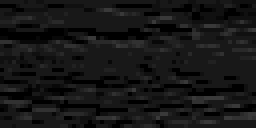
#> input picture stone-tile-investigation/source-stone-tile.png, 64 x 32 px (shown 4 times larger)
$ python generate_stone_tile.py
#> lines starting #> are read from the running program, lines starting #| are printed output that depends on the picture
#!/usr/bin/env python3
"""Generate novel, perfectly periodic stone tiles in the Smash 64 CSS style.

The generator never copies source pixels. It learns only the reference tile's
palette, histogram, and structural statistics, builds candidates from periodic
Fourier fields, then keeps the closest-scoring candidate.
"""

from __future__ import annotations

import argparse
import json
import math
from pathlib import Path
from typing import Any

import numpy as np
from PIL import Image, ImageDraw


ROOT = Path(__file__).resolve().parents[1]
DEFAULT_REFERENCE = ROOT / "stone-tile-investigation/source-stone-tile.png"
DEFAULT_OUTPUT = Path(__file__).resolve().parent / "generated"
DEFAULT_PALETTE = np.array([0, 8, 16, 24, 33, 41, 49, 57], dtype=np.uint8)


def parse_args() -> argparse.Namespace:
    parser = argparse.ArgumentParser(description=__doc__)
    parser.add_argument("--seed", type=int, default=64, help="master seed")
    parser.add_argument(
        "--candidates",
        type=int,
        default=128,
        help="deterministic candidates to rank against the reference",
    )
    parser.add_argument("--width", type=int, default=64)
    parser.add_argument("--height", type=int, default=32)
    parser.add_argument("--scale", type=int, default=8, help="preview pixel scale")
    parser.add_argument("--reference", type=Path, default=DEFAULT_REFERENCE)
    parser.add_argument("--output-dir", type=Path, default=DEFAULT_OUTPUT)
    parser.add_argument("--name", default="procedural-stone")
    return parser.parse_args()


def load_grayscale(path: Path) -> np.ndarray:
    with Image.open(path) as image:
        rgb = np.asarray(image.convert("RGB"), dtype=np.uint8)
    if not np.array_equal(rgb[:, :, 0], rgb[:, :, 1]) or not np.array_equal(
        rgb[:, :, 1], rgb[:, :, 2]
    ):
        raise ValueError(f"reference must be grayscale: {path}")
    return rgb[:, :, 0]


def palette_model(reference: np.ndarray) -> tuple[np.ndarray, np.ndarray]:
    palette, counts = np.unique(reference, return_counts=True)
    probabilities = counts.astype(np.float64) / counts.sum()
    return palette.astype(np.uint8), probabilities


def periodic_noise(
    rng: np.random.Generator,
    height: int,
    width: int,
    cutoff_x: float,
    cutoff_y: float,
) -> np.ndarray:
    """Return seamless anisotropic noise synthesized directly on a torus."""
    white = rng.normal(size=(height, width))
    spectrum = np.fft.fft2(white)
    frequency_x = np.fft.fftfreq(width)[None, :]
    frequency_y = np.fft.fftfreq(height)[:, None]
    low_pass = np.exp(
        -0.5
        * (
            (frequency_x / cutoff_x) ** 2
            + (frequency_y / cutoff_y) ** 2
        )
    )
    noise = np.fft.ifft2(spectrum * low_pass).real
    return (noise - noise.mean()) / (noise.std() + 1e-12)


def histogram_quantize(
    field: np.ndarray,
    palette: np.ndarray,
    probabilities: np.ndarray,
) -> np.ndarray:
    """Quantize while preserving the source palette distribution exactly."""
    flat = field.ravel()
    order = np.argsort(flat, kind="stable")
    indices = np.empty(flat.size, dtype=np.uint8)
    counts = np.floor(probabilities * flat.size).astype(int)
    remainder = flat.size - int(counts.sum())
    # Put rounding residue into the dominant midtone, as the source does.
    counts[int(np.argmax(probabilities))] += remainder

    start = 0
    for palette_index, count in enumerate(counts):
        indices[order[start : start + count]] = palette_index
        start += count
    return palette[indices.reshape(field.shape)]


def periodic_chisels(
    rng: np.random.Generator,
    height: int,
    width: int,
) -> tuple[np.ndarray, int]:
    """Build a few broad, beveled cuts that wrap across both tile axes."""
    x = np.arange(width, dtype=np.float64)[None, :]
    y = np.arange(height, dtype=np.float64)[:, None]
    output = np.zeros((height, width), dtype=np.float64)
    stroke_count = int(rng.integers(6, 10))
    for _ in range(stroke_count):
        center_x = rng.uniform(0, width)
        center_y = rng.uniform(0, height)
        radius_x = rng.uniform(5.0, 12.0) * (width / 64)
        radius_y = rng.uniform(1.2, 2.8) * (height / 32)
        slope = rng.uniform(-0.05, 0.05)
        depth = rng.uniform(0.7, 1.45)
        dx = (x - center_x + width * 1.5) % width - width / 2
        local_center_y = center_y + slope * dx
        dy = (y - local_center_y + height * 1.5) % height - height / 2
        shape = (np.abs(dx) / radius_x) ** 4 + (dy / radius_y) ** 2
        mask = shape < 1
        output[mask] -= depth * (0.58 + 0.42 * (1 - shape[mask]))
    return output, stroke_count


def periodic_plates(
    rng: np.random.Generator,
    height: int,
    width: int,
) -> tuple[np.ndarray, int]:
    """Build broad, nearly horizontal stone faces on the same torus."""
    x = np.arange(width, dtype=np.float64)[None, :]
    y = np.arange(height, dtype=np.float64)[:, None]
    output = np.zeros((height, width), dtype=np.float64)
    plate_count = int(rng.integers(4, 8))
    for _ in range(plate_count):
        center_x = rng.uniform(0, width)
        center_y = rng.uniform(0, height)
        radius_x = rng.uniform(7.0, 17.0) * (width / 64)
        radius_y = rng.uniform(2.5, 6.0) * (height / 32)
        slope = rng.uniform(-0.045, 0.045)
        raised = rng.uniform(0.55, 1.15)
        dx = (x - center_x + width * 1.5) % width - width / 2
        local_center_y = center_y + slope * dx
        dy = (y - local_center_y + height * 1.5) % height - height / 2
        shape = (np.abs(dx) / radius_x) ** 4 + (np.abs(dy) / radius_y) ** 4
        mask = shape < 1
        output[mask] += raised * (0.46 + 0.54 * (1 - shape[mask]))
    return output, plate_count


def generate_candidate(
    seed: int,
    width: int,
    height: int,
    palette: np.ndarray,
    probabilities: np.ndarray,
) -> tuple[np.ndarray, dict[str, float]]:
    """Generate one novel tile from periodic fields and directional lighting."""
    rng = np.random.default_rng(seed)

    broad = periodic_noise(
        rng,
        height,
        width,
        rng.uniform(0.018, 0.032),
        rng.uniform(0.040, 0.070),
    )
    strata = periodic_noise(
        rng,
        height,
        width,
        rng.uniform(0.030, 0.055),
        rng.uniform(0.130, 0.220),
    )
    detail = periodic_noise(
        rng,
        height,
        width,
        rng.uniform(0.100, 0.170),
        rng.uniform(0.220, 0.340),
    )
    warp = periodic_noise(
        rng,
        height,
        width,
        rng.uniform(0.015, 0.028),
        rng.uniform(0.045, 0.080),
    )
    chisels, chisel_count = periodic_chisels(rng, height, width)
    plates, plate_count = periodic_plates(rng, height, width)

    y = np.arange(height, dtype=np.float64)[:, None]
    course_size = rng.uniform(8.0, 12.0) * (height / 32)
    fine_course_size = rng.uniform(5.5, 7.5) * (height / 32)
    bands = np.sin(2 * np.pi * (y / course_size + rng.uniform(0.08, 0.15) * warp))
    bands += rng.uniform(0.18, 0.32) * np.sin(
        2
        * np.pi
        * (y / fine_course_size + rng.uniform(0.03, 0.08) * warp + rng.uniform(0, 2))
    )

    detail_weight = rng.uniform(0.12, 0.20)
    chisel_weight = rng.uniform(0.80, 1.10)
    plate_weight = rng.uniform(0.65, 0.90)
    field = (
        rng.uniform(0.06, 0.12) * broad
        + rng.uniform(0.12, 0.22) * strata
        + detail_weight * detail
        + chisel_weight * chisels
        + plate_weight * plates
        + rng.uniform(0.03, 0.08) * bands
    )

    # A top-biased relief pass produces the source tile's thin ledges and
    # deep undercuts. np.roll is periodic, so no edge receives special cases.
    light_y = rng.uniform(4.50, 6.50)
    light_x = rng.uniform(0.04, 0.11)
    shaded = field.copy()
    shaded += light_y * (
        np.roll(field, 1, axis=0) - np.roll(field, -1, axis=0)
    )
    shaded += light_x * (
        np.roll(field, 1, axis=1) - np.roll(field, -1, axis=1)
    )

    tile = histogram_quantize(shaded, palette, probabilities)
    parameters = {
        "course_size": float(course_size),
        "fine_course_size": float(fine_course_size),
        "detail_weight": float(detail_weight),
        "chisel_count": float(chisel_count),
        "chisel_weight": float(chisel_weight),
        "plate_count": float(plate_count),
        "plate_weight": float(plate_weight),
        "light_y": float(light_y),
        "light_x": float(light_x),
    }
    return tile, parameters


def mean_run_length(array: np.ndarray, transpose: bool = False) -> float:
    lines = array.T if transpose else array
    lengths: list[int] = []
    for line in lines:
        start = 0
        for index in range(1, len(line) + 1):
            if index == len(line) or line[index] != line[start]:
                lengths.append(index - start)
                start = index
    return float(np.mean(lengths))


def neighbor_correlation(array: np.ndarray, axis: int) -> float:
    left = array.astype(np.float64).ravel()
    right = np.roll(array, -1, axis=axis).astype(np.float64).ravel()
    if left.std() == 0 or right.std() == 0:
        return 0.0
    return float(np.corrcoef(left, right)[0, 1])


def texture_metrics(array: np.ndarray, palette: np.ndarray) -> dict[str, Any]:
    values = array.astype(np.float64)
    dx = np.abs(np.diff(values, axis=1))
    dy = np.abs(np.diff(values, axis=0))
    wrap_x = np.abs(values[:, 0] - values[:, -1])
    wrap_y = np.abs(values[0] - values[-1])
    histogram = {
        str(int(tone)): float(np.mean(array == tone)) for tone in palette
    }
    return {
        "mean": float(values.mean()),
        "std": float(values.std()),
        "dark_fraction": float(np.mean(values <= 16)),
        "highlight_fraction": float(np.mean(values >= 33)),
        "horizontal_transition_mean": float(dx.mean()),
        "vertical_transition_mean": float(dy.mean()),
        "horizontal_transition_nonzero": float(np.mean(dx > 0)),
        "vertical_transition_nonzero": float(np.mean(dy > 0)),
        "horizontal_transition_strong": float(np.mean(dx >= 16)),
        "vertical_transition_strong": float(np.mean(dy >= 16)),
        "row_run_mean": mean_run_length(array),
        "column_run_mean": mean_run_length(array, transpose=True),
        "horizontal_neighbor_correlation": neighbor_correlation(array, 1),
        "vertical_neighbor_correlation": neighbor_correlation(array, 0),
        "wrap_x_transition_mean": float(wrap_x.mean()),
        "wrap_y_transition_mean": float(wrap_y.mean()),
        "histogram": histogram,
    }


def similarity_unit(value: float, target: float, scale: float) -> float:
    return math.exp(-abs(value - target) / max(scale, 1e-9))


def style_similarity(
    candidate: dict[str, Any],
    reference: dict[str, Any],
    palette: np.ndarray,
) -> tuple[float, dict[str, float]]:
    specifications = {
        "mean": (1.0, 3.0),
        "std": (1.0, 3.0),
        "dark_fraction": (1.0, 0.06),
        "highlight_fraction": (1.0, 0.05),
        "horizontal_transition_mean": (2.0, 1.8),
        "vertical_transition_mean": (2.0, 3.0),
        "horizontal_transition_nonzero": (1.5, 0.10),
        "vertical_transition_nonzero": (1.5, 0.10),
        "horizontal_transition_strong": (1.5, 0.07),
        "vertical_transition_strong": (1.5, 0.09),
        "row_run_mean": (1.5, 0.75),
        "column_run_mean": (1.5, 0.40),
        "horizontal_neighbor_correlation": (1.0, 0.12),
        "vertical_neighbor_correlation": (1.0, 0.12),
    }
    parts: dict[str, float] = {}
    weighted_sum = 0.0
    weight_sum = 0.0
    for name, (weight, scale) in specifications.items():
        part = similarity_unit(candidate[name], reference[name], scale)
        parts[name] = 100 * part
        weighted_sum += weight * part
        weight_sum += weight

    candidate_hist = np.array(
        [candidate["histogram"].get(str(int(tone)), 0.0) for tone in palette]
    )
    reference_hist = np.array(
        [reference["histogram"].get(str(int(tone)), 0.0) for tone in palette]
    )
    histogram_score = max(0.0, 1.0 - 0.5 * float(np.abs(candidate_hist - reference_hist).sum()))
    parts["palette_histogram"] = 100 * histogram_score
    weighted_sum += 3.0 * histogram_score
    weight_sum += 3.0
    return 100 * weighted_sum / weight_sum, parts


def seam_quality(array: np.ndarray) -> tuple[float, dict[str, float | bool]]:
    values = array.astype(np.float64)
    internal_x = np.abs(np.diff(values, axis=1)).mean(axis=0)
    internal_y = np.abs(np.diff(values, axis=0)).mean(axis=1)
    boundary_x = float(np.abs(values[:, 0] - values[:, -1]).mean())
    boundary_y = float(np.abs(values[0] - values[-1]).mean())
    limit_x = float(np.quantile(internal_x, 0.95)) + 1.0
    limit_y = float(np.quantile(internal_y, 0.95)) + 1.0

    def axis_score(boundary: float, limit: float) -> float:
        if boundary <= limit:
            return 1.0
        return max(0.0, 1.0 - (boundary - limit) / max(limit, 1.0))

    score_x = axis_score(boundary_x, limit_x)
    score_y = axis_score(boundary_y, limit_y)
    score = 100 * math.sqrt(score_x * score_y)
    four_up = np.tile(array, (2, 2))
    height, width = array.shape
    quadrants_exact = bool(
        np.array_equal(four_up[:height, :width], array)
        and np.array_equal(four_up[:height, width:], array)
        and np.array_equal(four_up[height:, :width], array)
        and np.array_equal(four_up[height:, width:], array)
    )
    return score, {
        "periodic_generation": True,
        "four_up_quadrants_exact": quadrants_exact,
        "boundary_x_transition_mean": boundary_x,
        "boundary_y_transition_mean": boundary_y,
        "internal_x_p95_transition_mean": limit_x - 1.0,
        "internal_y_p95_transition_mean": limit_y - 1.0,
        "perceptual_seam_score_percent": score,
    }


def svg_for_tile(tile: np.ndarray) -> str:
    height, width = tile.shape
    values, counts = np.unique(tile, return_counts=True)
    background = int(values[int(np.argmax(counts))])
    lines = [
        f'<svg xmlns="http://www.w3.org/2000/svg" width="{width}" height="{height}" '
        f'viewBox="0 0 {width} {height}" shape-rendering="crispEdges">',
        "  <!-- Procedural toroidal stone; every path is an integer pixel run. -->",
        f'  <rect width="{width}" height="{height}" fill="#{background:02x}{background:02x}{background:02x}"/>',
    ]
    for tone in values:
        tone_int = int(tone)
        if tone_int == background:
            continue
        commands: list[str] = []
        for y, row in enumerate(tile):
            x = 0
            while x < width:
                if int(row[x]) != tone_int:
                    x += 1
                    continue
                start = x
                while x < width and int(row[x]) == tone_int:
                    x += 1
                run = x - start
                commands.append(f"M{start} {y}h{run}v1h-{run}z")
        color = f"#{tone_int:02x}{tone_int:02x}{tone_int:02x}"
        lines.append(f'  <path fill="{color}" d="{"".join(commands)}"/>')
    lines.append("</svg>")
    return "\n".join(lines) + "\n"


def save_outputs(
    tile: np.ndarray,
    reference: np.ndarray,
    output_dir: Path,
    name: str,
    scale: int,
    report: dict[str, Any],
) -> dict[str, str]:
    output_dir.mkdir(parents=True, exist_ok=True)
    native = Image.fromarray(tile, mode="L").convert("RGB")
    native_path = output_dir / f"{name}.png"
    svg_path = output_dir / f"{name}.svg"
    preview_path = output_dir / f"{name}-{scale}x.png"
    four_up_path = output_dir / f"{name}-4up.png"
    comparison_path = output_dir / f"{name}-style-comparison.png"
    report_path = output_dir / f"{name}-report.json"

    native.save(native_path)
    svg_path.write_text(svg_for_tile(tile))
    native.resize((native.width * scale, native.height * scale), Image.Resampling.NEAREST).save(
        preview_path
    )
    four_up_native = Image.fromarray(np.tile(tile, (2, 2)), mode="L").convert("RGB")
    four_up_native.resize(
        (four_up_native.width * scale, four_up_native.height * scale),
        Image.Resampling.NEAREST,
    ).save(four_up_path)

    reference_image = Image.fromarray(reference, mode="L").convert("RGB").resize(
        (reference.shape[1] * scale, reference.shape[0] * scale),
        Image.Resampling.NEAREST,
    )
    generated_image = native.resize(reference_image.size, Image.Resampling.NEAREST)
    header = 34
    gap = 12
    sheet = Image.new(
        "RGB",
        (reference_image.width * 2 + gap, reference_image.height + header),
        "#101214",
    )
    draw = ImageDraw.Draw(sheet)
    draw.text((8, 10), "SOURCE STYLE", fill="#d7dadc")
    draw.text((reference_image.width + gap + 8, 10), "PROCEDURAL", fill="#d7dadc")
    sheet.paste(reference_image, (0, header))
    sheet.paste(generated_image, (reference_image.width + gap, header))
    sheet.save(comparison_path)

    outputs = {
        "native_png": str(native_path),
        "svg": str(svg_path),
        "preview": str(preview_path),
        "four_up": str(four_up_path),
        "style_comparison": str(comparison_path),
        "report": str(report_path),
    }
    report["outputs"] = outputs
    report_path.write_text(json.dumps(report, indent=2) + "\n")
    return outputs


def main() -> None:
    args = parse_args()
    if args.width < 16 or args.height < 16:
        raise ValueError("width and height must both be at least 16 pixels")
    if args.candidates < 1:
        raise ValueError("--candidates must be positive")

    reference = load_grayscale(args.reference)
#> in load_grayscale, image is the input picture: PIL image 64x32 RGBA; mean R, G, B, A 21.3, 21.3, 21.3, 255
    palette, probabilities = palette_model(reference)
#> in palette_model, `palette, counts = np.unique(reference, return_counts=True)`: palette = [0, 8, 16, 24, 33, 41, 49, 57]; counts = [330, 114, 226, 1006, 172, 95, 70, 35]
#> in palette_model, `probabilities = counts.astype(np.float64) / counts.sum()`: probabilities = [0.161, 0.0557, 0.11, 0.491, 0.084, 0.0464, 0.0342, 0.0171]
#> palette = [0, 8, 16, 24, 33, 41, 49, 57]
    reference_metrics = texture_metrics(reference, palette)
#> in texture_metrics, `dy = np.abs(np.diff(values, axis=0))`:
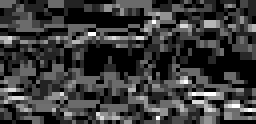
#> dy: shape (31, 64) float64 (shown 4 times larger); min 0, max 57, mean 13.4; drawn with min black and max white
#> in texture_metrics, `wrap_x = np.abs(values[:, 0] - values[:, -1])`: wrap_x = 32 values, max 57 at index 7, min 0 at index 11, mean 13.31
#> in texture_metrics, `wrap_y = np.abs(values[0] - values[-1])`: wrap_y = 64 values, max 24 at index 18, min 0 at index 0, mean 6.64
#> in texture_metrics, `histogram = { str(int(tone)): float(np.mean(array == tone)) for tone i..`: histogram = {'0': 0.161, '8': 0.0557, '16': 0.11, '24': 0.491, '33': 0.084, '41': 0.0464, '49': 0.0342, '57': 0.0171}
#> the loop in mean_run_length, `for line in lines:` made 32 passes
#> after the loop in mean_run_length, `for line in lines:`: lengths = 766 values, max 28 at index 4, min 1 at index 1, mean 2.67
#> call 2 of mean_run_length, with transpose = True
#> in mean_run_length (call 2), `lines = array.T if transpose else array`:
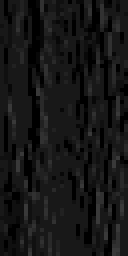
#> lines: shape (64, 32) (shown 4 times larger); min 0, max 57, mean 21.3
#> the loop in mean_run_length (call 2), `for line in lines:` made 64 passes
#> after the loop in mean_run_length (call 2), `for line in lines:`: lengths = 1446 values, max 10 at index 1284, min 1 at index 0, mean 1.42
#> in neighbor_correlation, `left = array.astype(np.float64).ravel()`: left = 2048 values, max 57 at index 154, min 0 at index 64, mean 21.32
#> in neighbor_correlation, `right = np.roll(array, -1, axis=axis).astype(np.float64).ravel()`: right = 2048 values, max 57 at index 153, min 0 at index 64, mean 21.32
#> reference_metrics = 17 items

    seed_sequences = np.random.SeedSequence(args.seed).spawn(args.candidates)
    best: tuple[float, int, np.ndarray, dict[str, float], dict[str, Any], dict[str, float], float, dict[str, Any]] | None = None
    for sequence in seed_sequences:
        candidate_seed = int(sequence.generate_state(1, dtype=np.uint64)[0])
        tile, parameters = generate_candidate(
            candidate_seed,
            args.width,
            args.height,
            palette,
            probabilities,
        )
        metrics = texture_metrics(tile, palette)
        style_score, style_parts = style_similarity(metrics, reference_metrics, palette)
        seam_score, seam = seam_quality(tile)
        rank_score = style_score * 0.92 + seam_score * 0.08
        candidate = (
            rank_score,
            candidate_seed,
            tile,
            parameters,
            metrics,
            style_parts,
            style_score,
            seam,
        )
        if best is None or candidate[0] > best[0]:
            best = candidate
#> this loop made 128 passes
#> (weighted_sum in style_similarity, style_score, boundary_x in seam_quality, boundary_y in seam_quality, limit_x in seam_quality, limit_y in seam_quality, score_x in seam_quality, score in seam_quality) on passes 1 to 8: (11.29, 51.3, 2.31, 9.27, 6.32, 15.69, 1, 100), (12.22, 55.53, 2.78, 6.55, 6.12, 17.04, 1, 100), (12.17, 55.33, 2.75, 11.08, 5.82, 15.31, 1, 100), (12.57, 57.15, 4, 10.73, 6.4, 16.38, 1, 100), (12.87, 58.5, 3.75, 5.98, 6.65, 15.18, 1, 100), (10.97, 49.88, 2.34, 6.17, 5.05, 19.35, 1, 100), (13.14, 59.75, 2.81, 6.55, 5.84, 16.33, 1, 100), (11.35, 51.58, 2.78, 11.2, 6.04, 13.88, 1, 100)
#> pass 1, in texture_metrics (call 2), `dx = np.abs(np.diff(values, axis=1))`:
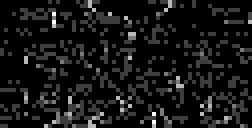
#> dx: shape (32, 63) float64 (shown 4 times larger); min 0, max 33, mean 2.8; drawn with min black and max white
#> pass 1, in texture_metrics (call 2), `dy = np.abs(np.diff(values, axis=0))`:
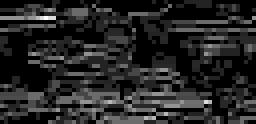
#> dy: shape (31, 64) float64 (shown 4 times larger); min 0, max 57, mean 8.4; drawn with min black and max white

    assert best is not None
    rank_score, selected_seed, tile, parameters, metrics, style_parts, style_score, seam = best
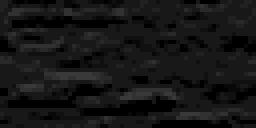
#> tile: shape (32, 64) (shown 4 times larger); min 0, max 57, mean 21.3
    report: dict[str, Any] = {
        "generator": "periodic Fourier relief with wrapped chisel fields",
        "master_seed": args.seed,
        "selected_seed": selected_seed,
        "candidates_ranked": args.candidates,
        "width": args.width,
        "height": args.height,
        "palette": [int(value) for value in palette],
        "source_pixels_copied": False,
        "style_similarity_percent": style_score,
        "ranking_score_percent": rank_score,
        "style_components_percent": style_parts,
        "seam": seam,
        "parameters": parameters,
        "reference_metrics": reference_metrics,
        "generated_metrics": metrics,
    }
    outputs = save_outputs(
        tile,
        reference,
        args.output_dir,
        args.name,
        args.scale,
        report,
    )
#> the loop in svg_for_tile, `for tone in values:` made 8 passes
#> tone on passes 2 to 8: 8, 16, 24, 33, 41, 49, 57
#> in save_outputs, `four_up_native = Image.fromarray(np.tile(tile, (2, 2)), mode="L").conv..`:
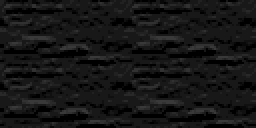
#> four_up_native: PIL image 128x64 RGB (shown 2 times larger); min 0, max 57, mean 21.3
#> in save_outputs, `sheet.paste(generated_image, (reference_image.width + gap, header))`:
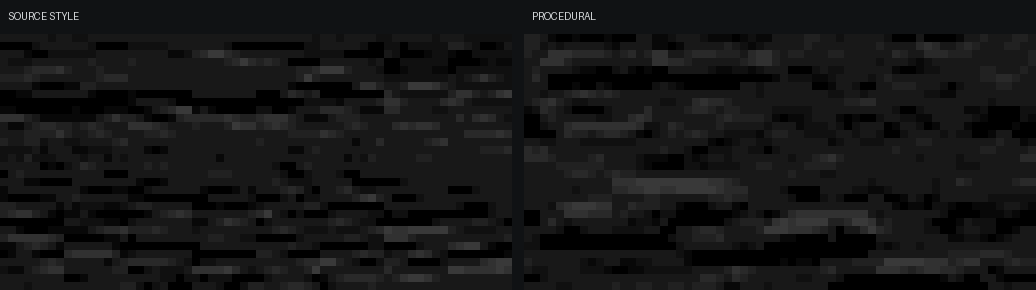
#> sheet: PIL image 1036x290 RGB; mean R, G, B 20.9, 21.1, 21.4
    print(json.dumps({**report, "outputs": outputs}, indent=2))
#> (printed output is left out)


if __name__ == "__main__":
    main()
